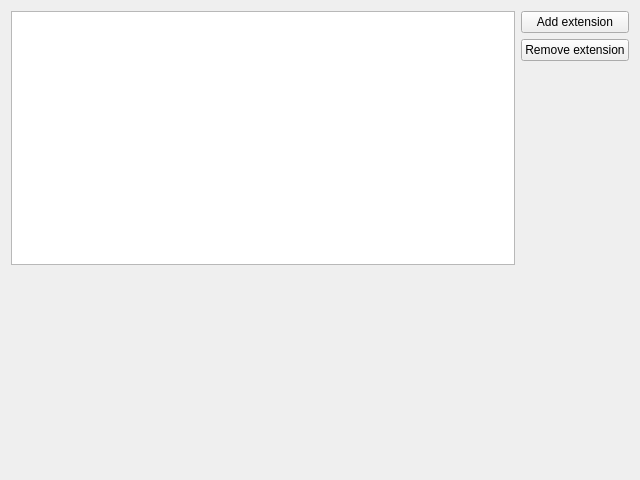
<?xml version="1.0" encoding="UTF-8"?>
<ui version="4.0">
 <class>MPQExtensionsSettings</class>
 <widget class="QWidget" name="MPQExtensionsSettings">
  <property name="geometry">
   <rect>
    <x>0</x>
    <y>0</y>
    <width>640</width>
    <height>480</height>
   </rect>
  </property>
  <property name="windowTitle">
   <string>Form</string>
  </property>
  <layout class="QGridLayout" name="gridLayout">
   <item row="0" column="0" rowspan="3">
    <widget class="QListView" name="listView">
     <property name="editTriggers">
      <set>QAbstractItemView::EditKeyPressed|QAbstractItemView::SelectedClicked</set>
     </property>
    </widget>
   </item>
   <item row="0" column="1">
    <widget class="QPushButton" name="pushButton">
     <property name="text">
      <string>Add extension</string>
     </property>
    </widget>
   </item>
   <item row="1" column="1">
    <widget class="QPushButton" name="pushButton_2">
     <property name="text">
      <string>Remove extension</string>
     </property>
    </widget>
   </item>
   <item row="2" column="1">
    <spacer name="verticalSpacer_2">
     <property name="orientation">
      <enum>Qt::Vertical</enum>
     </property>
     <property name="sizeHint" stdset="0">
      <size>
       <width>20</width>
       <height>186</height>
      </size>
     </property>
    </spacer>
   </item>
   <item row="3" column="0">
    <spacer name="verticalSpacer">
     <property name="orientation">
      <enum>Qt::Vertical</enum>
     </property>
     <property name="sizeHint" stdset="0">
      <size>
       <width>20</width>
       <height>186</height>
      </size>
     </property>
    </spacer>
   </item>
  </layout>
 </widget>
 <resources/>
 <connections/>
</ui>
